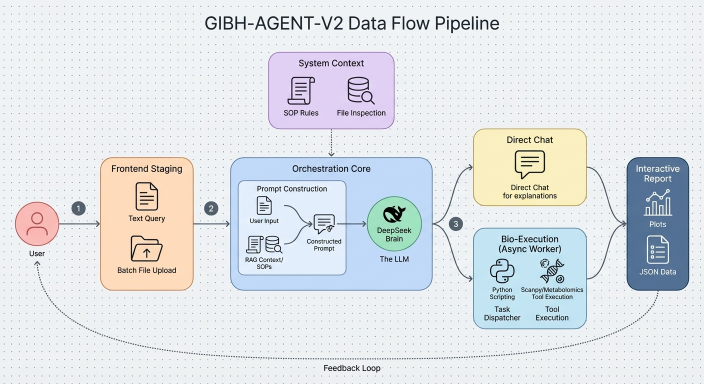
#> input picture Generated Image January 07, 2026 - 3_26PM.jpeg, 1408 x 768 px (shown at 1/2 size)
$ python build_app_icon_from_raw.py '../Generated Image January 07, 2026 - 3_26PM.jpeg'
#> lines starting #> are read from the running program, lines starting #| are printed output that depends on the picture; after the words box and inside, x2 and y2 are one past the last pixel; in counts of white or black regions, pixels touching at a corner belong together
#!/usr/bin/env python3
# -*- coding: utf-8 -*-
"""从带灰底的客户端原图生成透明底、白圆角底板、主体约 80% 占位的 app 图标。"""
from __future__ import annotations

import argparse
import math
import os
import sys
from collections import deque

import numpy as np
from PIL import Image, ImageDraw

def _edge_flood_mask(rgb: np.ndarray, ref: np.ndarray, tol_l1: int = 45) -> np.ndarray:
    h, w = rgb.shape[0], rgb.shape[1]

    def is_bg(rgbv: np.ndarray) -> bool:
        return int(np.abs(rgbv - ref).sum()) <= tol_l1

    visited = np.zeros((h, w), dtype=bool)
    q: deque[tuple[int, int]] = deque()
    ref = ref.astype(np.int64)
    for x in range(w):
        for y in (0, h - 1):
            if is_bg(rgb[y, x]):
                visited[y, x] = True
                q.append((x, y))
    for y in range(h):
        for x in (0, w - 1):
            if not visited[y, x] and is_bg(rgb[y, x]):
                visited[y, x] = True
                q.append((x, y))
    while q:
        x, y = q.popleft()
        for dx, dy in ((1, 0), (-1, 0), (0, 1), (0, -1)):
            nx, ny = x + dx, y + dy
            if 0 <= nx < w and 0 <= ny < h and not visited[ny, nx] and is_bg(rgb[ny, nx]):
                visited[ny, nx] = True
                q.append((nx, ny))
    return visited


def _inner_gray_holes_mask(
    rgb: np.ndarray, ref: np.ndarray, visited_edge: np.ndarray, tol_l1: int = 45
) -> np.ndarray:
    """与边缘不连通的、与参考色相近的灰底孔洞（∞ 内部等）→ 透明。"""
    refi = ref.astype(np.int64)
    d = np.abs(rgb.astype(np.int64) - refi).sum(axis=2)
    inner = (~visited_edge) & (d <= tol_l1)
    return inner


def _crop_content_rgba(im: Image.Image) -> tuple[Image.Image, tuple[int, int, int, int]]:
    """去边连灰底与内孔灰底，裁剪到白卡+符号外接。"""
    rgba = np.array(im.convert("RGBA"))
    h, w = rgba.shape[:2]
    rgb = rgba[:, :, :3]
    # 角点：array 为 (行 y, 列 x) = (高, 宽)
    corners = np.array(
        [rgb[0, 0], rgb[0, w - 1], rgb[h - 1, 0], rgb[h - 1, w - 1]], dtype=np.float64
    )
    ref = corners.mean(axis=0)
    visited = _edge_flood_mask(rgb, ref)
    inner_gray = _inner_gray_holes_mask(rgb, ref, visited)
    keep = (~visited) & (~inner_gray)
    ys, xs = np.where(keep)
    if ys.size == 0:
        raise RuntimeError("未检测到主体：请检查原图是否与四角背景色一致。")
    y0, y1 = int(ys.min()), int(ys.max())
    x0, x1 = int(xs.min()), int(xs.max())
    crop = rgba[y0 : y1 + 1, x0 : x1 + 1].copy()
    crop[visited[y0 : y1 + 1, x0 : x1 + 1], 3] = 0
    crop[inner_gray[y0 : y1 + 1, x0 : x1 + 1], 3] = 0
    patch = Image.fromarray(crop, mode="RGBA")
    return patch, (x0, y0, x1, y1)


def _extract_symbol_rgba(cropped: Image.Image, white_thr: int = 248) -> Image.Image:
    """从白底卡片区分离莫比乌斯彩色主体为独立 RGBA。"""
    a = np.array(cropped.convert("RGBA"))
    rgb = a[:, :, :3].astype(np.int64)
    # 近白纸张 → 透明
    paper = (rgb[:, :, 0] >= white_thr) & (rgb[:, :, 1] >= white_thr) & (rgb[:, :, 2] >= white_thr)
    sym = a.copy()
    sym[paper, 3] = 0
    return Image.fromarray(sym, mode="RGBA")


def _rounded_rectangle_mask(size: int, radius: float) -> Image.Image:
    """抗锯齿圆角矩形 Alpha 蒙版。"""
    r = Image.new("L", (size, size), 0)
    dr = ImageDraw.Draw(r)
    rr = int(round(radius))
    dr.rounded_rectangle([0, 0, size - 1, size - 1], radius=rr, fill=255)
    return r


def _compose_final(
    symbol_rgba: Image.Image,
    canvas_size: int,
    radius_ratio: float,
    symbol_area_ratio: float,
) -> Image.Image:
    """透明底 + 白圆角底板 + 居中缩放符号（面积约 symbol_area_ratio）。"""
    sym = symbol_rgba.copy()
    bbox = sym.getbbox()
    if bbox is None:
        raise RuntimeError("符号层全透明。")
    sym = sym.crop(bbox)
    sw, sh = sym.size
    sym_area = float(sw * sh)
    plate_area = float(canvas_size * canvas_size)
    # 目标：符号像素包围盒面积 ≈ symbol_area_ratio * 白板面积（白板近似满幅圆角方）
    k_area = math.sqrt(symbol_area_ratio * plate_area / max(sym_area, 1.0))
    # 保险：不超过画布可放下的最大均匀缩放
    k_fit = min(canvas_size / sw, canvas_size / sh)
    scale = min(k_area, k_fit * 0.98)
    nw = max(1, int(round(sw * scale)))
    nh = max(1, int(round(sh * scale)))
    sym_r = sym.resize((nw, nh), Image.Resampling.LANCZOS)

    canvas = Image.new("RGBA", (canvas_size, canvas_size), (0, 0, 0, 0))
    radius = canvas_size * radius_ratio
    mask = _rounded_rectangle_mask(canvas_size, radius)
    plate = Image.new("RGBA", (canvas_size, canvas_size), (0, 0, 0, 0))
    white = Image.new("RGBA", (canvas_size, canvas_size), (255, 255, 255, 255))
    plate.paste(white, mask=mask)

    ox = (canvas_size - nw) // 2
    oy = (canvas_size - nh) // 2
    plate_rgba = Image.new("RGBA", (canvas_size, canvas_size), (0, 0, 0, 0))
    plate_rgba.paste(plate, (0, 0))
    plate_rgba.paste(sym_r, (ox, oy), sym_r)
    return plate_rgba


def _save_ico(png1024: Image.Image, ico_path: str, sizes: tuple[int, ...]) -> None:
    rgba = png1024.convert("RGBA")
    imgs = [rgba.resize((s, s), Image.Resampling.LANCZOS) for s in sizes]
    imgs[0].save(
        ico_path,
        format="ICO",
        append_images=imgs[1:] if len(imgs) > 1 else [],
    )


def main() -> int:
    ap = argparse.ArgumentParser(description="从原图生成 app_icon.png / app_icon.ico")
    ap.add_argument("source", help="原图 PNG 路径（带灰底+白区+图案）")
    ap.add_argument(
        "--out-dir",
        default="",
        help="输出目录（默认：仓库内 gibh-desktop-app/，即本脚本上级的该子目录）",
    )
    ap.add_argument("--size", type=int, default=1024, help="输出正方形边长，默认 1024")
    ap.add_argument("--radius-ratio", type=float, default=0.225, help="圆角半径 / 边长")
    ap.add_argument(
        "--symbol-area-ratio",
        type=float,
        default=0.80,
        help="符号包围盒相对整板目标面积占比（约 0.80）",
    )
    ap.add_argument(
        "--also-app-icon",
        action="store_true",
        help="同时写入 app-icon.png / build/icon.ico（electron-builder 用名）",
    )
    args = ap.parse_args()

    src = os.path.abspath(args.source)
    if not os.path.isfile(src):
        print("找不到原图:", src, file=sys.stderr)
        return 1

    root = os.path.dirname(os.path.abspath(__file__))
    repo = os.path.dirname(root)
    out_dir = args.out_dir or os.path.join(repo, "gibh-desktop-app")
    os.makedirs(out_dir, exist_ok=True)
    build_dir = os.path.join(out_dir, "build")
    os.makedirs(build_dir, exist_ok=True)

    im0 = Image.open(src).convert("RGBA")
    cropped, _bb = _crop_content_rgba(im0)
#> in _crop_content_rgba, rgb is the input picture: shape (768, 1408, 3); mean R, G, B 222.4, 226.6, 230.2
#> in _crop_content_rgba, `corners = np.array( [rgb[0, 0], rgb[0, w - 1], rgb[h - 1, 0], rgb[h - ..`: corners = [[240, 244, 245], [240, 244, 245], [238, 242, 245], [235, 238, 243]]
#> in _crop_content_rgba, `ref = corners.mean(axis=0)`: ref = [238.2, 242, 244.5]
#> in _edge_flood_mask, `ref = ref.astype(np.int64)`: ref = [238, 242, 244]
#> after the loop in _edge_flood_mask, `for x in range(w):`:
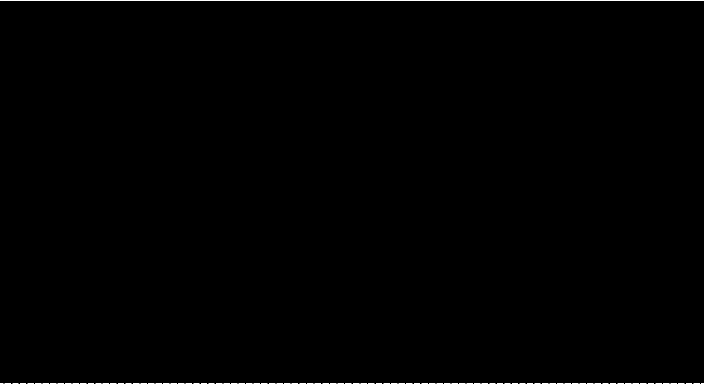
#> visited: shape (768, 1408) bool (shown at 1/2 size); 0.24% white in thin lines or dots
#> after the loop in _edge_flood_mask, `for y in range(h):`:
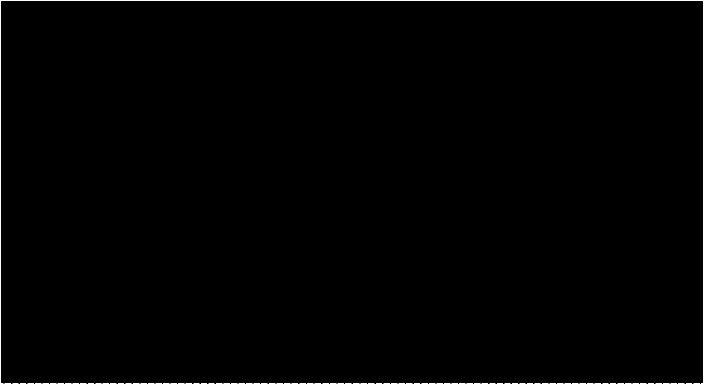
#> visited: shape (768, 1408) bool (shown at 1/2 size); 0.38% white in thin lines or dots
#> after the loop in _edge_flood_mask, `while q:`:
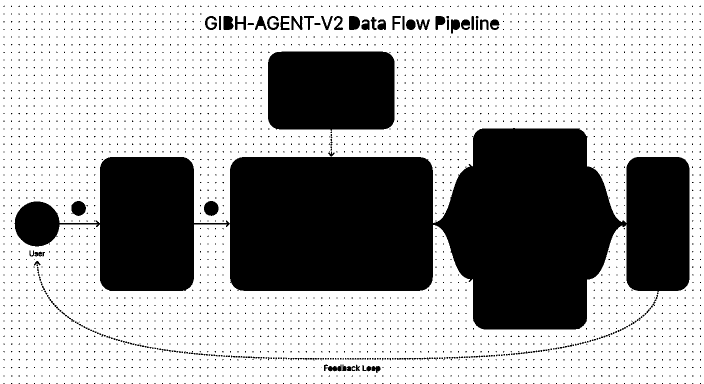
#> visited: shape (768, 1408) bool (shown at 1/2 size); 65.3% white; 3194 black regions (3126 under 20 px), largest, box (x1, y1, x2, y2) and area: (29, 256, 1379, 659) 308308, (536, 103, 789, 262) 38964, (408, 402, 437, 432) 680
#> in _inner_gray_holes_mask, `inner = (~visited_edge) & (d <= tol_l1)`: inner: shape (768, 1408) bool; 6.4% white; 1095 white regions (1005 under 20 px), largest, box (x1, y1, x2, y2) and area: (477, 363, 691, 549) 32941, (872, 335, 1244, 557) 26194, (516, 395, 541, 427) 568
#> in _crop_content_rgba, `keep = (~visited) & (~inner_gray)`:
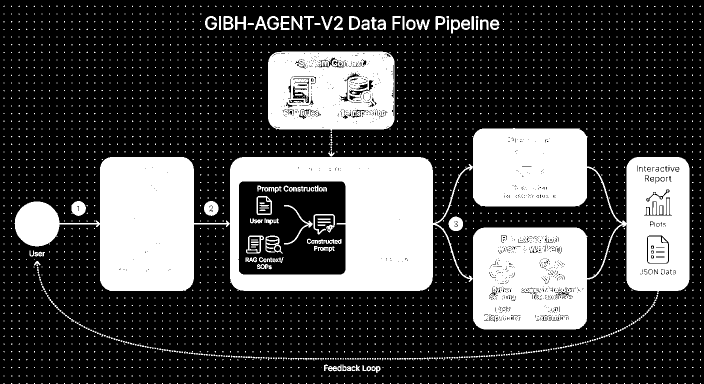
#> keep: shape (768, 1408) bool (shown at 1/2 size); 28.2% white; 3354 white regions (3239 under 20 px), largest, box (x1, y1, x2, y2) and area: (29, 256, 1379, 659) 234918, (536, 103, 789, 262) 35301, (1296, 473, 1336, 526) 1757
#> in _crop_content_rgba, `y0, y1 = int(ys.min()), int(ys.max())`: y0 = 11; y1 = 767
#> in _crop_content_rgba, `x0, x1 = int(xs.min()), int(xs.max())`: x0 = 7; x1 = 1401
#> in _crop_content_rgba, `crop[inner_gray[y0 : y1 + 1, x0 : x1 + 1], 3] = 0`:
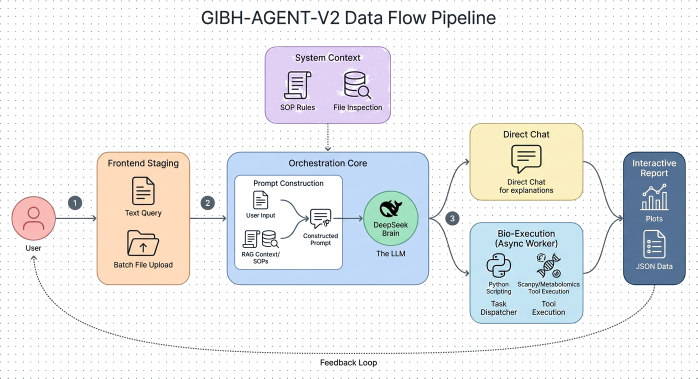
#> crop: shape (757, 1395, 4) (shown at 1/2 size); mean R, G, B, A 222, 226.2, 229.9, 73.7; transparent parts drawn white
    symbol = _extract_symbol_rgba(cropped)
#> in _extract_symbol_rgba, `paper = (rgb[:, :, 0] >= white_thr) & (rgb[:, :, 1] >= white_thr) & (r..`: paper: shape (757, 1395) bool; 0.08% white in thin lines or dots, all inside (x1, y1, x2, y2) = (51, 16, 1318, 757)
    final = _compose_final(symbol, args.size, args.radius_ratio, args.symbol_area_ratio)
#> in _compose_final, `bbox = sym.getbbox()`: bbox = (0, 0, 1395, 757)
#> in _compose_final, `canvas = Image.new("RGBA", (canvas_size, canvas_size), (0, 0, 0, 0))`: canvas: PIL image 1024x1024 RGBA; every value is 0
#> in _rounded_rectangle_mask, `r = Image.new("L", (size, size), 0)`: r: PIL image 1024x1024 L; every value is 0
#> in _compose_final, `mask = _rounded_rectangle_mask(canvas_size, radius)`: mask: PIL image 1024x1024 L; 95.6% white; 4 black regions, box (x1, y1, x2, y2) and area: (0, 0, 215, 215) 11422, (809, 0, 1024, 215) 11422, (0, 809, 215, 1024) 11422, (809, 809, 1024, 1024) 11422
#> in _compose_final, `white = Image.new("RGBA", (canvas_size, canvas_size), (255, 255, 255, ..`: white: PIL image 1024x1024 RGBA; every value is 255
#> in _compose_final, `plate_rgba.paste(sym_r, (ox, oy), sym_r)`:
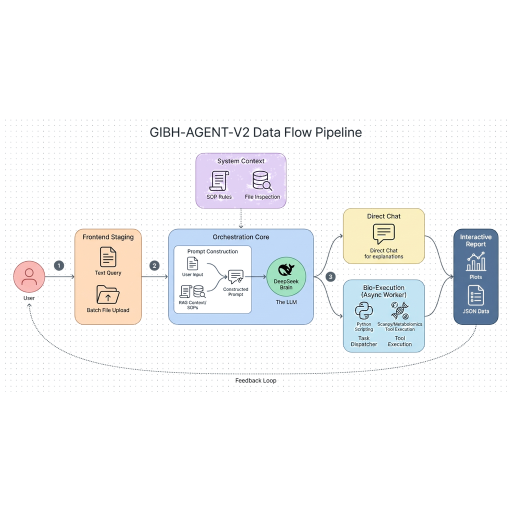
#> plate_rgba: PIL image 1024x1024 RGBA (shown at 1/2 size); mean R, G, B, A 233.4, 234.1, 234.8, 242.1; transparent parts drawn white

    png_out = os.path.join(out_dir, "app_icon.png")
    final.save(png_out, format="PNG", optimize=True)

    ico_sizes = (256, 48, 32, 16)
    ico_out = os.path.join(out_dir, "app_icon.ico")
    _save_ico(final, ico_out, ico_sizes)
#> in _save_ico, `imgs = [rgba.resize((s, s), Image.Resampling.LANCZOS) for s in sizes]`: imgs = 4 items
#> in _save_ico, `imgs[0].save( ico_path, format="ICO", append_images=imgs[1:] if len(im..`:
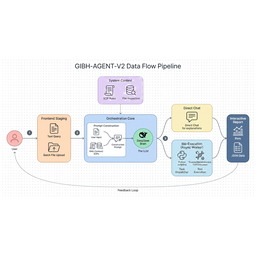
#> saved as app_icon.ico: PIL image 256x256 RGBA; mean R, G, B, A 234.5, 235.3, 236.1, 241.9; transparent parts drawn white

    print("已写入:", png_out)
    print("已写入:", ico_out)

    if args.also_app_icon:
        app_png = os.path.join(out_dir, "app-icon.png")
        final.save(app_png, format="PNG", optimize=True)
        _save_ico(final, os.path.join(build_dir, "icon.ico"), ico_sizes)
        print("已写入:", app_png)
        print("已写入:", os.path.join(build_dir, "icon.ico"))

    return 0


if __name__ == "__main__":
    sys.exit(main())
#> (the program exits here)

$ run again, on 述职PPT/img_task_execution.png
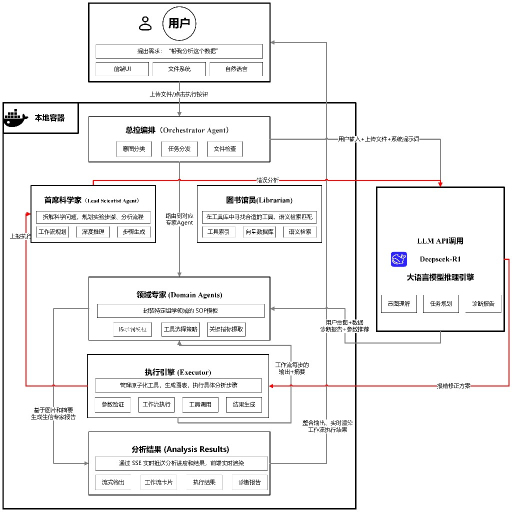
#> input picture 述职PPT/img_task_execution.png, 1024 x 1024 px (shown at 1/2 size)
#> in _crop_content_rgba, rgb is the input picture: shape (1024, 1024, 3); mean R, G, B 241.5, 240.9, 241
#> corners = [[255, 255, 255], [255, 255, 255], [255, 255, 255], [255, 255, 255]]
#> in _crop_content_rgba, `ref = corners.mean(axis=0)`: ref = [255, 255, 255]
#> after the loop in _edge_flood_mask, `for y in range(h):`:
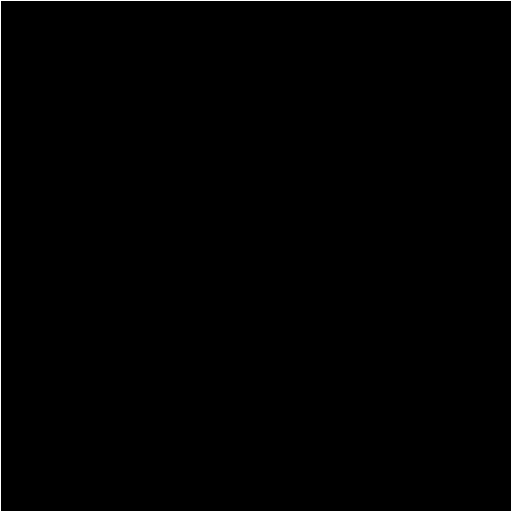
#> visited: shape (1024, 1024) bool (shown at 1/2 size); 0.39% white in thin lines or dots
#> d: shape (1024, 1024) int64; 570 distinct labels, from 0 to 765
#> inner: shape (1024, 1024) bool; 62.1% white; 588 black regions (197 under 20 px), largest, box (x1, y1, x2, y2) and area: (0, 0, 1024, 1024) 360809, (106, 841, 654, 991) 2142, (394, 370, 644, 486) 1224
#> keep: shape (1024, 1024) bool; 7% white in thin lines or dots
#> y0 = 5; y1 = 1018
#> x0 = 5; x1 = 1019
#> rgb: shape (1014, 1015, 3) int64
#> paper: shape (1014, 1015) bool; 92.2% white; 1593 black regions (1238 under 20 px), largest, box (x1, y1, x2, y2) and area: (0, 0, 1015, 1014) 39564, (101, 836, 649, 987) 2153, (388, 365, 639, 481) 1226
#> bbox = (0, 0, 1015, 1014)
#> canvas: PIL image 1024x1024 RGBA; every value is 0
#> r: PIL image 1024x1024 L; every value is 0
#> mask: PIL image 1024x1024 L; 95.6% white; 4 black regions, box (x1, y1, x2, y2) and area: (0, 0, 215, 215) 11422, (809, 0, 1024, 215) 11422, (0, 809, 215, 1024) 11422, (809, 809, 1024, 1024) 11422
#> white: PIL image 1024x1024 RGBA; every value is 255
#> imgs = 4 items
#> in _save_ico, `imgs[0].save( ico_path, format="ICO", append_images=imgs[1:] if len(im..`:
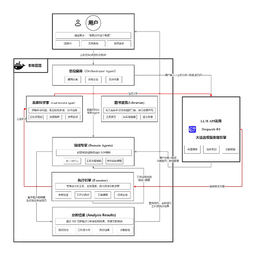
#> saved as app_icon.ico: PIL image 256x256 RGBA; mean R, G, B, A 233.7, 233.1, 233.2, 240.8; transparent parts drawn white

$ run again, on 述职PPT/img_task_planning.png
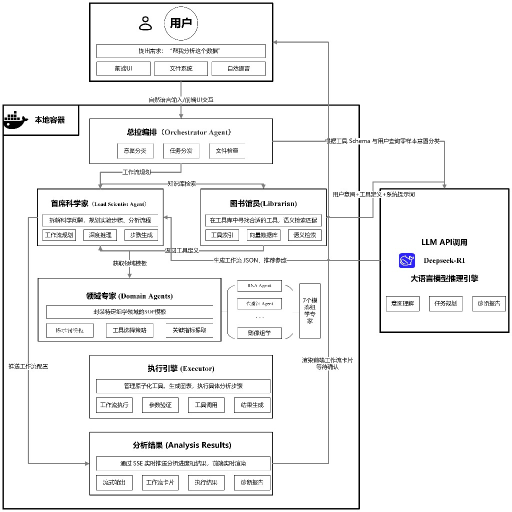
#> input picture 述职PPT/img_task_planning.png, 1024 x 1024 px (shown at 1/2 size)
#> in _crop_content_rgba, rgb is the input picture: shape (1024, 1024, 3); mean R, G, B 241.4, 241.4, 241.5
#> corners = [[255, 255, 255], [255, 255, 255], [255, 255, 255], [255, 255, 255]]
#> in _crop_content_rgba, `ref = corners.mean(axis=0)`: ref = [255, 255, 255]
#> after the loop in _edge_flood_mask, `for y in range(h):`:
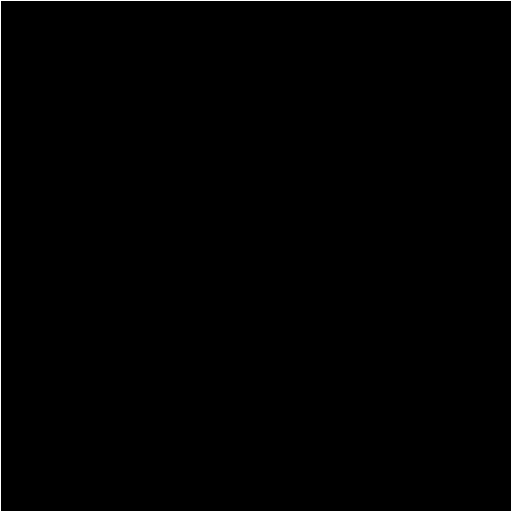
#> visited: shape (1024, 1024) bool (shown at 1/2 size); 0.39% white in thin lines or dots
#> d: shape (1024, 1024) int64; 391 distinct labels, from 0 to 765
#> inner: shape (1024, 1024) bool; 54.5% white; 563 black regions (197 under 20 px), largest, box (x1, y1, x2, y2) and area: (0, 0, 1024, 1024) 436299, (51, 343, 427, 738) 3731, (55, 740, 658, 991) 3390
#> keep: shape (1024, 1024) bool; 6.6% white in thin lines or dots
#> y0 = 5; y1 = 1018
#> x0 = 5; x1 = 1018
#> rgb: shape (1014, 1014, 3) int64
#> paper: shape (1014, 1014) bool; 92.9% white; 1651 black regions (1273 under 20 px), largest, box (x1, y1, x2, y2) and area: (0, 0, 1014, 1014) 23536, (46, 338, 422, 734) 3781, (50, 735, 653, 986) 3398
#> bbox = (0, 0, 1014, 1014)
#> canvas: PIL image 1024x1024 RGBA; every value is 0
#> r: PIL image 1024x1024 L; every value is 0
#> mask: PIL image 1024x1024 L; 95.6% white; 4 black regions, box (x1, y1, x2, y2) and area: (0, 0, 215, 215) 11422, (809, 0, 1024, 215) 11422, (0, 809, 215, 1024) 11422, (809, 809, 1024, 1024) 11422
#> white: PIL image 1024x1024 RGBA; every value is 255
#> imgs = 4 items
#> in _save_ico, `imgs[0].save( ico_path, format="ICO", append_images=imgs[1:] if len(im..`:
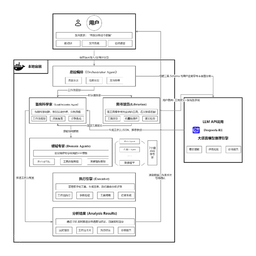
#> saved as app_icon.ico: PIL image 256x256 RGBA; mean R, G, B, A 233.4, 233.4, 233.5, 240.8; transparent parts drawn white
